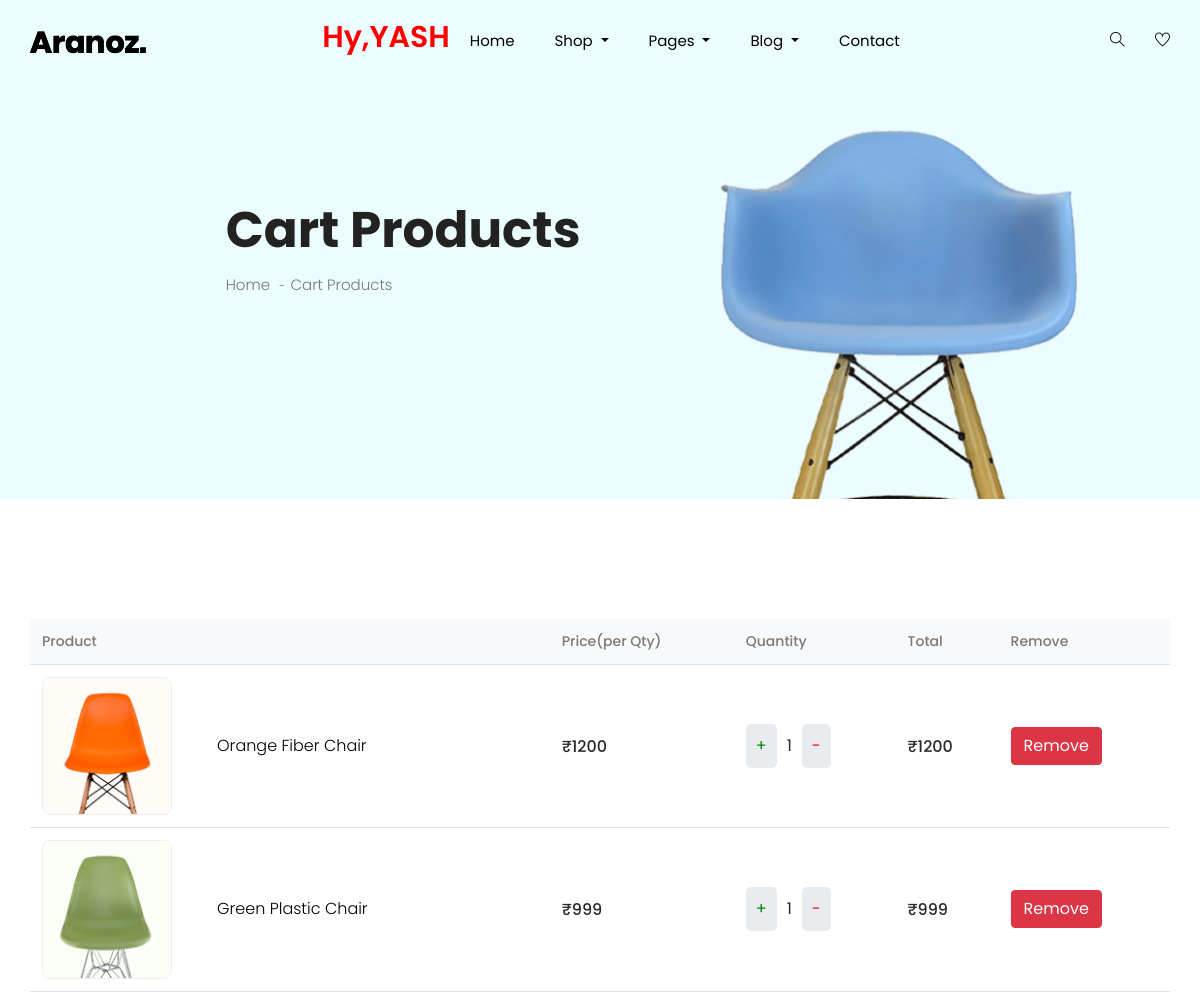
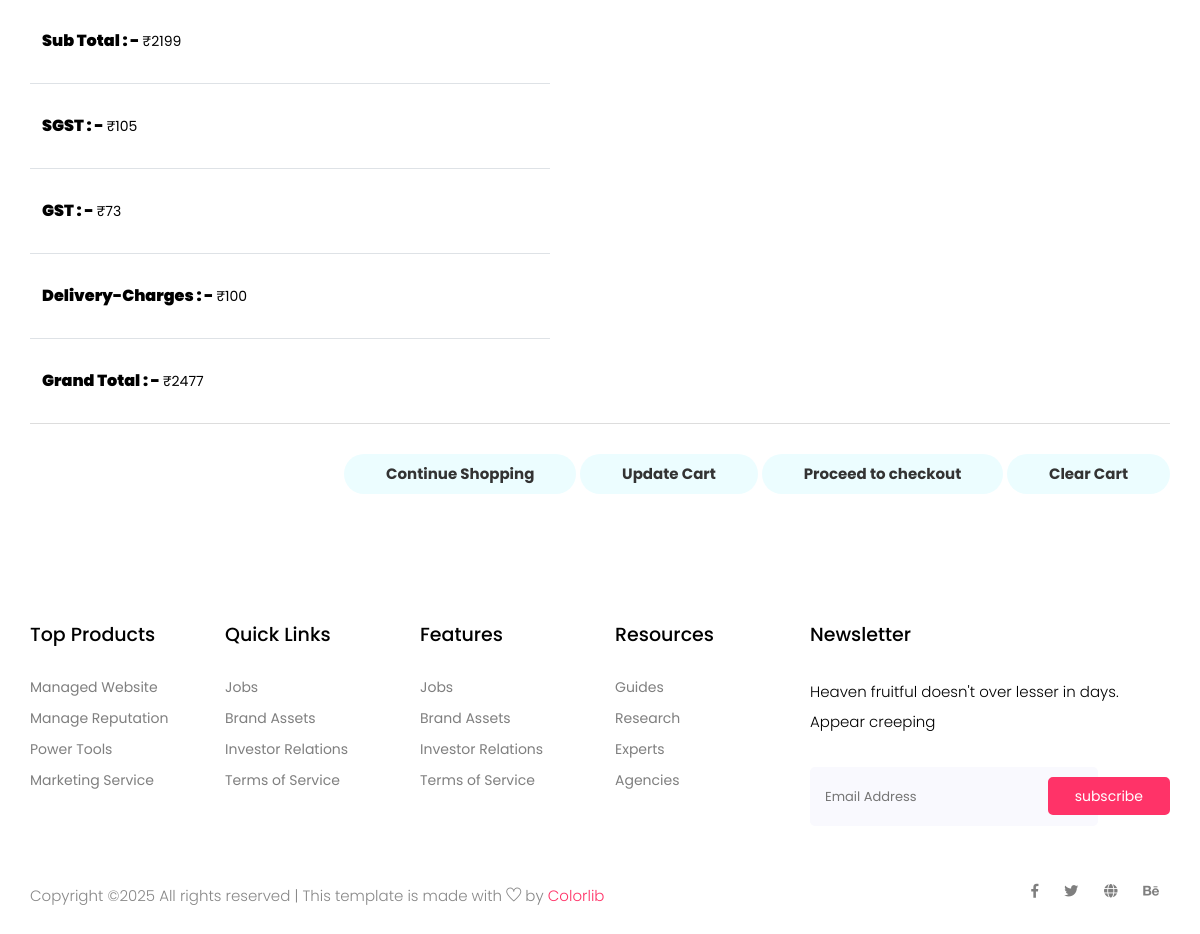
The app's page /showcart (signed in) with its own data (2 pictures, top to bottom).
### myapp/models.py (models this page shows, shortened)
class Cart_Item(models.Model):
    user=models.ForeignKey(Register_table,on_delete=models.CASCADE,null=True)
    product=models.ForeignKey(Product_table,on_delete=models.CASCADE,null=True)
    quantity=models.PositiveIntegerField(default=1,null=True)

class Product_table(models.Model):
    AVAILABLE=[
        ('in-stock','in-stock'),
        ('out-of-stock','out-of-stock'),
    ]
    name=models.CharField(max_length=100)
    price=models.IntegerField()
    use_for=models.CharField(max_length=40)
    description=models.TextField()
    color=models.CharField(max_length=100)
    material=models.CharField(max_length=100)
    size=models.CharField(max_length=100)
    item_weight=models.CharField(max_length=100)
    dimensions=models.CharField(max_length=100)
    brand=models.ForeignKey(brand_table,on_delete=models.CASCADE)
    image=models.ImageField(upload_to='photos')
    available = models.CharField(max_length=100, choices=AVAILABLE)
    def admin_photo(self):
        return mark_safe('<img src="{}" width="100"/>'.format(self.image.url))
    admin_photo.allow_tags = True

### myapp/views.py (the view)
# urls.py: path('showcart',views.showcart,name="showcart"),
def showcart(request):
    if "logid" not in request.session:
        messages.error(request,"Please Login to Access your Cart!!!")
        context={'logged_in':False}
        return render(request,"cart.html",context)
    user=request.session['logid']
    cart_item=Cart_Item.objects.filter(user=Register_table(id=user))
    total=0
    for i in cart_item:
        i.total_price=i.product.price*i.quantity
        total+=i.total_price
    sgst=sum(round(item.total_price/21) for item in cart_item)
    gst=sum(round(item.total_price/30) for item in cart_item)
    if cart_item:
        delivery_charges=100
    else:
        delivery_charges=0
    grand_total=total+sgst+gst+delivery_charges
    if not cart_item:
        not_found = True
    else:
        not_found = False
    context={
        'cart_item':cart_item,
        'total':total,
        'sgst':sgst,
        'gst':gst,
        'delivery_charges':delivery_charges,
        'grand_total':grand_total,
        'not_found':not_found,
        'logged_in':True
    }
    return render(request,"cart.html",context)

### myapp/templates/cart.html (shortened to what this page needs)
<!doctype html>
<html lang="zxx">
<head>
  <link rel="stylesheet" href="static/css/bootstrap.min.css">
  <link rel="stylesheet" href="static/css/animate.css">
  <link rel="stylesheet" href="static/css/owl.carousel.min.css">
  <link rel="stylesheet" href="static/css/nice-select.css">
  <link rel="stylesheet" href="static/css/all.css">
  <link rel="stylesheet" href="static/css/flaticon.css">
  <link rel="stylesheet" href="static/css/themify-icons.css">
  <link rel="stylesheet" href="static/css/magnific-popup.css">
  <link rel="stylesheet" href="static/css/slick.css">
  <link rel="stylesheet" href="static/css/price_rangs.css">
  <link rel="stylesheet" href="static/css/style.css">
</head>
<body>
 <header class="main_menu home_menu">
        <div class="container">
            <div class="row align-items-center">
                <div class="col-lg-12">
                    <nav class="navbar navbar-expand-lg navbar-light">
                        <a class="navbar-brand" href="/"> <img src="static/img/logo.png" alt="logo"> </a>
                        <div class="collapse navbar-collapse main-menu-item" id="navbarSupportedContent">
                              {% if request.session.logname %}
                            <h2 style="color:red">Hy,{{ request.session.logname| upper }}</h2>
                            {% endif %}
                            <ul class="navbar-nav">
                                <li class="nav-item">
                                    <a class="nav-link" href="/">Home</a>
                                </li>
                                <li class="nav-item dropdown">
                                    <a class="nav-link dropdown-toggle" href="blog.html" id="navbarDropdown_1"
                                        role="button" data-toggle="dropdown" aria-haspopup="true" aria-expanded="false">
                                        Shop
                                    </a>
                                </li>
                                <li class="nav-item dropdown">
                                    <a class="nav-link dropdown-toggle" href="blog.html" id="navbarDropdown_3"
                                        role="button" data-toggle="dropdown" aria-haspopup="true" aria-expanded="false">
                                        pages
                                    </a>
                                </li>
                                <li class="nav-item dropdown">
                                    <a class="nav-link dropdown-toggle" href="blog.html" id="navbarDropdown_2"
                                        role="button" data-toggle="dropdown" aria-haspopup="true" aria-expanded="false">
                                        blog
                                    </a>
                                </li>
                                <li class="nav-item">
                                    <a class="nav-link" href="contact.html">Contact</a>
                                </li>
                            </ul>
                        </div>
                        <div class="hearer_icon d-flex">
                            <a id="search_1" href="javascript:void(0)"><i class="ti-search"></i></a>
                            <a href=""><i class="ti-heart"></i></a>
                        </div>
                    </nav>
                </div>
            </div>
        </div>
    </header>
  <section class="breadcrumb breadcrumb_bg">
    <div class="container">
      <div class="row justify-content-center">
        <div class="col-lg-8">
          <div class="breadcrumb_iner">
            <div class="breadcrumb_iner_item">
              <h2>Cart Products</h2>
              <p>Home <span>-</span>Cart Products</p>
            </div>
          </div>
        </div>
      </div>
    </div>
  </section>
              {% if not logged_in %}
              <button type="submit" onclick="location.href='login.html'" class="btn_3" style="margin-left:45%;">Click Here</button>
              {% else %}
{% if  not_found %}
 <div class="container" id="cartempty">
     <img src="static/img/d.png" title="Empty Icon">
 </div>
  <span id="emptyspan">Empty</span>
 <br/>
 <br/><br/>
 <button class="btn_3" id="btncart" onclick="location.href='/'">Click here!</button>
 {% else %}
  <section class="cart_area padding_top">
    <div class="container">
      <div class="cart_inner">
        <div class="table-responsive">
      <table class="table" style="width: 100%; border-collapse: collapse; margin-top: 20px;">
    <thead style="background-color: #f8f9fa;">
        <tr>
            <th scope="col" style="padding: 12px; text-align: left;">Product</th>
            <th scope="col" style="padding: 12px; text-align: left;">Price(per Qty)</th>
            <th scope="col" style="padding: 12px; text-align: left;">Quantity</th>
            <th scope="col" style="padding: 12px; text-align: left;">Total</th>
            <th scope="col" style="padding: 12px; text-align: left;">Remove</th>
        </tr>
    </thead>
    <tbody>
        {% for i in cart_item %}
        <tr style="border-bottom: 1px solid #dee2e6;">
            <td style="padding: 12px;">
                <div class="media" style="display: flex; align-items: center;">
                    <div class="d-flex" style="margin-right: 15px;">
                        <img src="/media/{{i.product.image}}" alt="{{i.product.name}}" style="width: 130px; height: auto; border-radius: 8px; object-fit: cover;" />
                    </div>
                    <div class="media-body">
                        <p style="margin: 0; font-size: 16px;">{{i.product.name}}</p>
                    </div>
                </div>
            </td>
            <td style="padding: 12px;">
                <h5 style="margin: 0; font-size: 16px;">₹{{i.product.price}}</h5>
            </td>
            <td style="padding: 12px;">
                <div style="display: flex; align-items: center; gap: 10px;">
                    <a href="{% url 'update_cart' i.id 'increment' %}" style="text-decoration: none; color: inherit;" aria-label="Increase quantity">
                        <button type="button" style="border: none; padding: 10px; font-size: 16px; cursor: pointer; background-color: #e9ecef; border-radius: 5px; color: green;">+</button>
                    </a>
                    <span style="font-size: 16px;">{{i.quantity}}</span>
                    <a href="{% url 'update_cart' i.id 'decrement' %}" style="text-decoration: none; color: inherit;" aria-label="Decrease quantity">
                        <button type="button" style="border: none; padding: 10px; font-size: 16px; cursor: pointer; background-color: #e9ecef; border-radius: 5px; color: red;">-</button>
                    </a>
                </div>
            </td>
            <td style="padding: 12px;">
                <h5 style="margin: 0; font-size: 16px;">₹{{i.total_price }}</h5>
            </td>
            <td>
                <button class="btn btn-danger" onclick="location.href='/removecartitem/{{i.id}}'">Remove</button>
            </td>
        </tr>
        {% endfor %}
        <tr >
            <td  style="color:black;"><span style="color:black;font-weight:900;font-size:1rem"> Sub Total : - </span>₹{{total}}</td>
            <tr>
            <td  style="color:black;"><span style="color:black;font-weight:900;font-size:1rem"> SGST : - </span>₹{{sgst}}</td>
        </tr>
        <tr>
           <td  style="color:black;"><span style="color:black;font-weight:900;font-size:1rem"> GST : - </span>₹{{gst}}</td>
        </tr>
        <tr>
             <td  style="color:black;"><span style="color:black;font-weight:900;font-size:1rem"> Delivery-Charges : - </span>₹{{delivery_charges}}</td>
            </tr>
        <tr>
             <td  style="color:black;"><span style="color:black;font-weight:900;font-size:1rem"> Grand Total : - </span>₹{{grand_total}}</td>
            </tr>
    </tbody>
</table>
          <div class="checkout_btn_inner float-right">
            <a class="btn_1" href="category.html">Continue Shopping</a>
            <a class="btn_1" href="#">Update Cart</a>
            <a class="btn_1 checkout_btn_1" href="checkout.html">Proceed to checkout</a>
            <a class="btn_1 checkout_btn_1" href="/removeallcartitem">Clear Cart</a>
          </div>
        </div>
      </div>
    </div>
  </section>
 {% endif %}
 {% endif %}
  <footer class="footer_part">
    <div class="container">
      <div class="row justify-content-around">
        <div class="col-sm-6 col-lg-2">
          <div class="single_footer_part">
            <h4>Top Products</h4>
            <ul class="list-unstyled">
              <li><a href="">Managed Website</a></li>
              <li><a href="">Manage Reputation</a></li>
              <li><a href="">Power Tools</a></li>
              <li><a href="">Marketing Service</a></li>
            </ul>
          </div>
        </div>
        <div class="col-sm-6 col-lg-2">
          <div class="single_footer_part">
            <h4>Quick Links</h4>
            <ul class="list-unstyled">
              <li><a href="">Jobs</a></li>
              <li><a href="">Brand Assets</a></li>
              <li><a href="">Investor Relations</a></li>
              <li><a href="">Terms of Service</a></li>
            </ul>
          </div>
        </div>
        <div class="col-sm-6 col-lg-2">
          <div class="single_footer_part">
            <h4>Features</h4>
            <ul class="list-unstyled">
              <li><a href="">Jobs</a></li>
              <li><a href="">Brand Assets</a></li>
              <li><a href="">Investor Relations</a></li>
              <li><a href="">Terms of Service</a></li>
            </ul>
          </div>
        </div>
        <div class="col-sm-6 col-lg-2">
          <div class="single_footer_part">
            <h4>Resources</h4>
            <ul class="list-unstyled">
              <li><a href="">Guides</a></li>
              <li><a href="">Research</a></li>
              <li><a href="">Experts</a></li>
              <li><a href="">Agencies</a></li>
            </ul>
          </div>
        </div>
        <div class="col-sm-6 col-lg-4">
          <div class="single_footer_part">
            <h4>Newsletter</h4>
            <p>Heaven fruitful doesn't over lesser in days. Appear creeping
            </p>
            <div id="mc_embed_signup">
              <form target="_blank"
                action="https://spondonit.us12.list-manage.com/subscribe/post?u=1462626880ade1ac87bd9c93a&amp;id=92a4423d01"
                method="get" class="subscribe_form relative mail_part">
                <input type="email" name="email" id="newsletter-form-email" placeholder="Email Address"
                  class="placeholder hide-on-focus" onfocus="this.placeholder = ''"
                  onblur="this.placeholder = ' Email Address '">
                <button type="submit" name="submit" id="newsletter-submit"
                  class="email_icon newsletter-submit button-contactForm">subscribe</button>
              </form>
            </div>
          </div>
        </div>
      </div>
    </div>
    <div class="copyright_part">
      <div class="container">
        <div class="row">
          <div class="col-lg-8">
            <div class="copyright_text">
              <P>
Copyright &copy;<script>document.write(new Date().getFullYear());</script> All rights reserved | This template is made with <i class="ti-heart" aria-hidden="true"></i> by <a href="https://colorlib.com" target="_blank">Colorlib</a>
</P>
            </div>
          </div>
          <div class="col-lg-4">
            <div class="footer_icon social_icon">
              <ul class="list-unstyled">
                <li><a href="#" class="single_social_icon"><i class="fab fa-facebook-f"></i></a></li>
                <li><a href="#" class="single_social_icon"><i class="fab fa-twitter"></i></a></li>
                <li><a href="#" class="single_social_icon"><i class="fas fa-globe"></i></a></li>
                <li><a href="#" class="single_social_icon"><i class="fab fa-behance"></i></a></li>
              </ul>
            </div>
          </div>
        </div>
      </div>
    </div>
  </footer>
</body>
</html>

### myapp/static/css/all.css (style rules this page uses)
.fa, .fas, .far, .fal, .fab { -moz-osx-font-smoothing: grayscale; -webkit-font-smoothing: antialiased; display: inline-block; font-style: normal; font-variant: normal; text-rendering: auto; line-height: 1; }
.fa-behance:before { content: "\f1b4"; }
.fa-facebook-f:before { content: "\f39e"; }
.fa-globe:before { content: "\f0ac"; }
.fa-twitter:before { content: "\f099"; }
.fab { font-family: 'Font Awesome 5 Brands'; }
.fa, .fas { font-family: 'Font Awesome 5 Free'; font-weight: 900; }

### records on screen
Cart_Item: product.image (picture), product.name "Orange Fiber Chair", product.price "1200", quantity "1", total_price "1200"
Cart_Item: product.image (picture), product.name "Green Plastic Chair", product.price "999", quantity "1", total_price "999"

### other values on screen
{{ request.session.logname| upper }} "YASH"
{{ total }} "2199"
{{ sgst }} "105"
{{ gst }} "73"
{{ delivery_charges }} "100"
{{ grand_total }} "2477"
